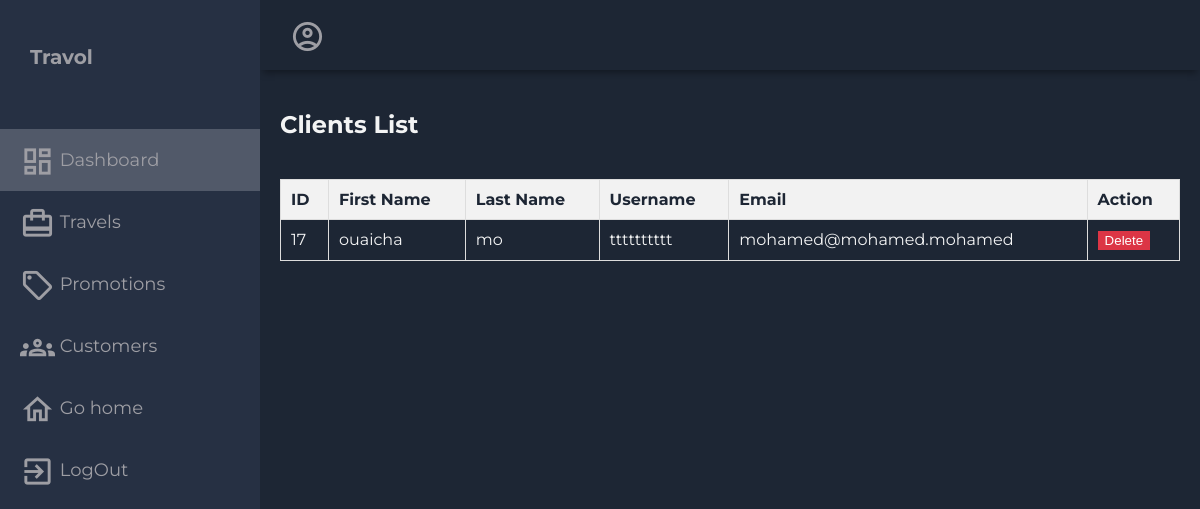
Before: /clients/ with the older database file.
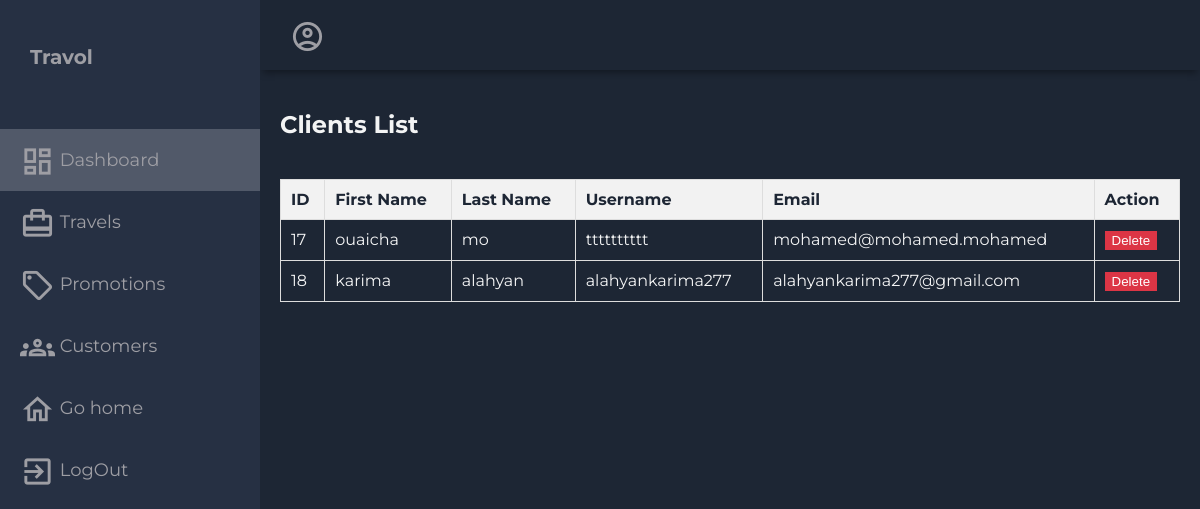
After: the same page with the newer database file.
### myfirstapp/models.py (models this page shows, shortened)
class CustomUser(AbstractUser):
    email = models.EmailField(unique=True)
    password = models.CharField(max_length=128)  # Use a more secure method for storing passwords
    birth_date = models.DateField(null=True, blank=True)
    first_name = models.CharField(max_length=30)
    last_name = models.CharField(max_length=30)
    groups = models.ManyToManyField(
        "auth.Group",
        related_name="customuser_set",
        blank=True,
        help_text="The groups this user belongs to. A user will get all permissions granted to each of their groups.",
        verbose_name="groups",
    )
    user_permissions = models.ManyToManyField(
        "auth.Permission",
        related_name="customuser_set",
        blank=True,
        help_text="Specific permissions for this user.",
        verbose_name="user permissions",
    )

### myfirstapp/views.py (the view)
# urls.py: path('clients/', client_list, name='client_list'),
def client_list(request):
    users = get_user_model().objects.filter(is_superuser=False)
    username = request.user.username
    context = {
        'username': username,
        'user_list': users,
    }
    return render(request, 'myfirstapp/Clients.html', context)

### myfirstapp/templates/myfirstapp/Clients.html (shortened to what this page needs)
{% load static %}
<!DOCTYPE html>
<html lang="en">
<head>
  <link rel="stylesheet" href="{% static 'css/dashboard.css' %}">
</head>
<body>
  <div class="grid-container">
    <header class="header">
      <div class="header-right">
        <span class="material-icons-outlined">account_circle</span>
      </div>
    </header>
    <aside id="sidebar">
      <div class="sidebar-title">
        <div class="sidebar-brand">
          Travol
        </div>
      </div>
      <ul class="sidebar-list">
        <li class="sidebar-list-item" id="aa">
          <a href="{% url 'administrator_dashboard' %}">
            <span class="material-icons-outlined">dashboard</span> Dashboard
          </a>
        </li>
        <li class="sidebar-list-item">
          <a href="{% url 'list_travels'%}">
            <span class="material-icons-outlined">card_travel</span> Travels
          </a>
        </li>
        <li class="sidebar-list-item">
          <a href="{% url 'add_promotion' %}">
            <span class="material-icons-outlined">local_offer</span> Promotions
          </a>
        </li>
        <li class="sidebar-list-item">
          <a href="{% url 'client_list' %}">
            <span class="material-icons-outlined">groups</span> Customers
          </a>
        </li>
        <li class="sidebar-list-item">
          <a href="{% url 'home_page' %}">
            <span class="material-icons-outlined">home</span> Go home
          </a>
        </li>
        <li class="sidebar-list-item">
          <a href="{% url 'logout_view' %}">
            <span class="material-icons-outlined">exit_to_app</span> LogOut
          </a>
        </li>
      </ul>
    </aside>
    {% block content %}
    <div class="main-container">
      <div class="main-title">
        <h2>Clients List</h2>
      </div>
      <div class="customer-list">
        <table class="table">
          <thead>
            <tr>
              <th>ID</th>
              <th>First Name</th>
              <th>Last Name</th>
              <th>Username</th>
              <th>Email</th>
              <th>Action</th>
            </tr>
          </thead>
          <tbody>
            {% for user in user_list %}
            <tr>
              <td>{{ user.id }}</td>
              <td>{{ user.first_name }}</td>
              <td>{{ user.last_name }}</td>
              <td>{{ user.username }}</td>
              <td>{{ user.email }}</td>
              <td>
                <form action="{% url 'delete_client' user.id %}" method="POST">
                  <button type="submit" class="btn btn-danger">Delete</button>
                </form>
              </td>
            </tr>
            {% endfor %}
          </tbody>
        </table>
      </div>
    </div>
    {% endblock %}
  </div>
</body>
</html>

### static/css/dashboard.css (style rules this page uses)
body { margin: 0; padding: 0; background-color: #1d2634; color: #9e9ea4; font-family: 'Montserrat', sans-serif; }
.material-icons-outlined { vertical-align: middle; line-height: 1px; font-size: 35px; }
.grid-container { display: grid; grid-template-columns: 260px 1fr 1fr 1fr; grid-template-rows: 0.2fr 3fr; grid-template-areas: 'sidebar header header header' 'sidebar main main main'; height: 100vh; }
.header { grid-area: header; height: 70px; display: flex; align-items: center; justify-content: space-between; padding: 0 30px 0 30px; box-shadow: 0 6px 7px -3px rgba(0, 0, 0, 0.35); }
#sidebar { grid-area: sidebar; height: 100%; background-color: #263043; overflow-y: auto; transition: all 0.5s; -webkit-transition: all 0.5s; }
.sidebar-title { display: flex; justify-content: space-between; align-items: center; padding: 30px 30px 30px 30px; margin-bottom: 30px; }
.sidebar-brand { margin-top: 15px; font-size: 20px; font-weight: 700; }
.sidebar-list { padding: 0; margin-top: 15px; list-style-type: none; }
.sidebar-list-item { padding: 20px 20px 20px 20px; font-size: 18px; }
#aa { background-color: rgba(255, 255, 255, 0.2); }
.sidebar-list-item>a { text-decoration: none; color: #9e9ea4; }
.main-container { grid-area: main; overflow-y: auto; padding: 20px 20px; color: rgba(255, 255, 255, 0.95); }
.main-title { display: flex; justify-content: space-between; }

### myfirstapp/templates/myfirstapp/Clients.html (style rules this page uses)
.customer-list { margin-top: 20px; }
.table { width: 100%; border-collapse: collapse; }
th, td { padding: 10px; border: 1px solid #ddd; text-align: left; }
th { background-color: #f2f2f2; color: #1d2634; }
.btn-danger { background-color: #dc3545; color: #fff; border: 1px solid #dc3545; }

Changed rows visible on the page:
added CustomUser: id "18", first_name "karima", last_name "alahyan", username "alahyankarima277", email "alahyankarima277@gmail.com"
